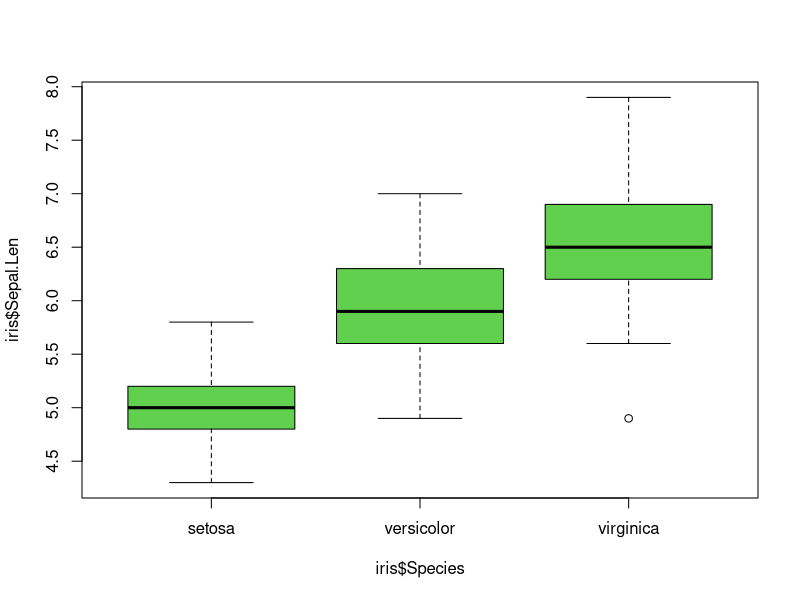
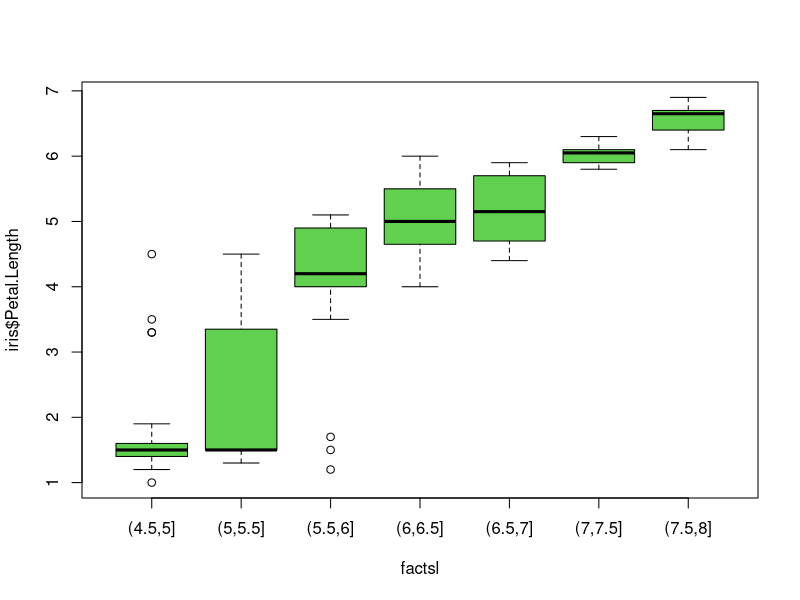
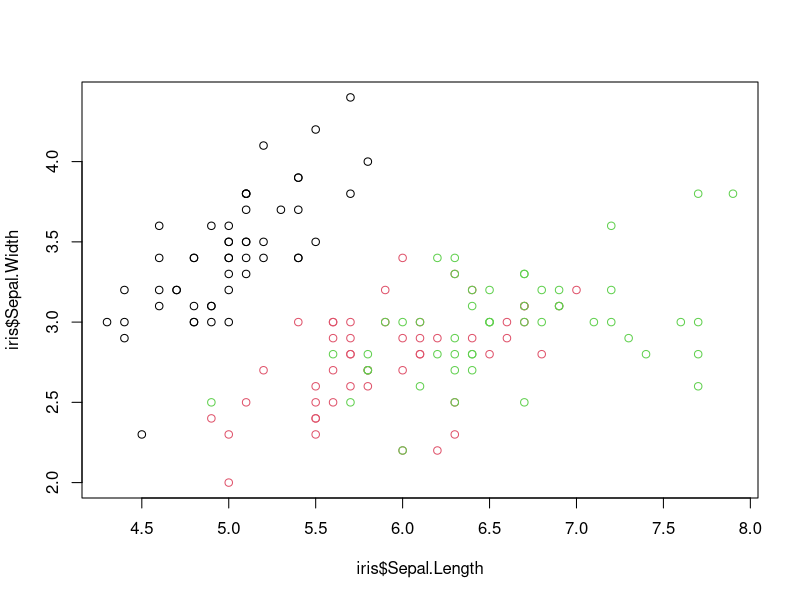
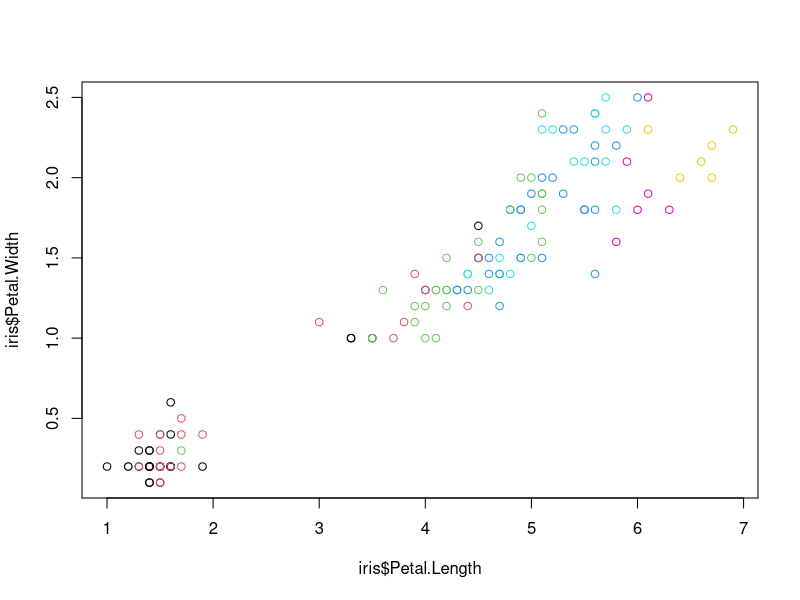
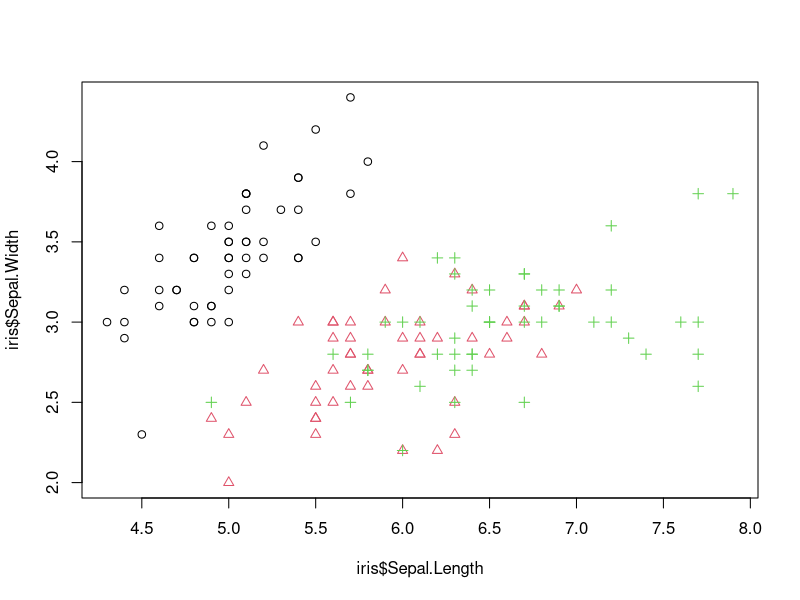
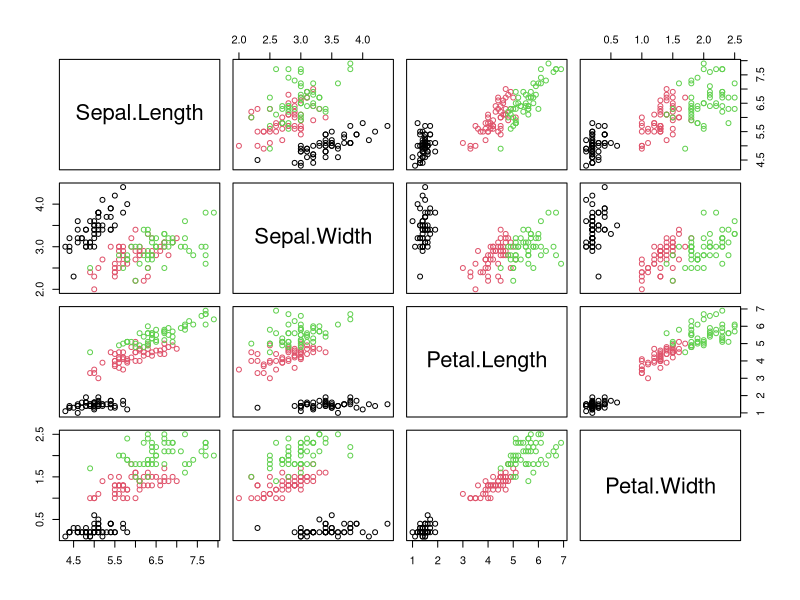

Source code (R) for these figures, in order:
# Analisis bidimensional
#Comparacion variable continua seg?n una discreta. Se recuerda de Species es un factor
#Calculo de valores por grupo
tapply(iris$Sepal.Length,iris$Species, "mean")
tapply(iris$Sepal.Length,iris$Species, "summary")
boxplot(iris$Sepal.Len~iris$Species,col=3)
#Comparacion de variables continuas
cor(iris[,1:4])
cov(iris[,1:4])
#Se puede trabajar con dos variasble continuas convirtiendo una en un factor
factsl=factor(cut(iris$Sepal.Length, breaks=4.50+0.5*(0:7)))
tapply(iris$Petal.Length,factsl, "summary")
boxplot(iris$Petal.Length~factsl,col=3)
#Graficas bidimensionales
#scatter plot, con colores segun un factor
plot(iris$Sepal.Length,iris$Sepal.Width, col=iris$Species)
plot(iris$Petal.Length,iris$Petal.Width, col=factsl)
#scatter plot, con colores  y formas segun un factor
plot(iris$Sepal.Length,iris$Sepal.Width, col=iris$Species, pch=as.numeric(iris$Species))
#scatter plot en global, se toman las variables y se da el color que se quiere
pairs(iris[,1:4],col=iris$Species)




